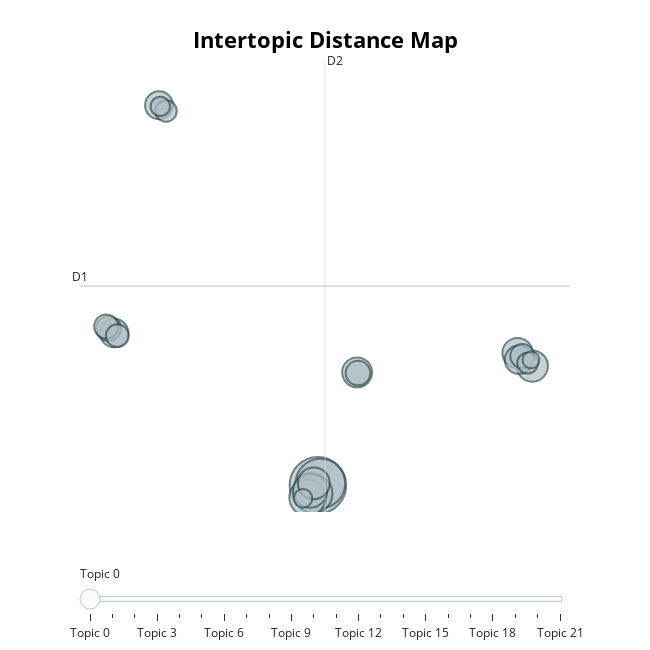

The notebook cell this image was saved under:
### Code cell
model.visualize_topics()

### Figure 1 — Plotly figure (JSON) as saved in the notebook; plotly's stock layout.template omitted (floating-point values rounded to 4 significant figures)
{"data": [{"customdata": [[0, "language | technology | learning | mobile | assisted", 111], [1, "vocabulary | comprehension | reading | listening | effects", 85], [2, "feedback | writing | corrective | efl | automated", 52], [3, "corpus | dictionaries | corpora | the | of", 46], [4, "collaborative | writing | l2 | wiki | mediated", 41], [5, "call | research | the | of | design", 35], [6, "online | informal | language | learning | analytics", 34], [7, "game | games | digital | gaming | play", 32], [8, "pronunciation | training | asr | feedback | speech", 31], [9, "multimodal | videoconferencing | video | interactions | social", 28], [10, "telecollaboration | intercultural | service | telecollaborative | in", 28], [11, "oral | anxiety | communication | life | computer", 27], [12, "chinese | mandarin | system | learning | characters", 21], [13, "intercultural | competence | exchange | facebook | exchanges", 21], [14, "storytelling | digital | story | writing | creative", 20], [15, "flipped | classroom | flipping | classrooms | apos", 20], [16, "virtual | exchange | professional | interaction | in", 18], [17, "3d | virtual | worlds | reality | experience", 16], [18, "blended | learning | inquiry | for | building", 15], [19, "chat | text | l2 | interaction | task", 13], [20, "driven | data | learning | retesting | tackling", 12], [21, "french | motivational | bande | motivation | part", 10]], "hovertemplate": "<b>Topic %{customdata[0]}</b><br>%{customdata[1]}<br>Size: %{customdata[2]}", "legendgroup": "", "marker": {"color": "#B0BEC5", "line": {"color": "DarkSlateGrey", "width": 2}, "size": [111, 85, 52, 46, 41, 35, 34, 32, 31, 28, 28, 27, 21, 21, 20, 20, 18, 16, 15, 13, 12, 10], "sizemode": "area", "sizeref": 0.06938, "symbol": "circle"}, "mode": "markers", "name": "", "orientation": "v", "showlegend": false, "type": "scatter", "x": [2.646, 2.826, 2.304, 1.908, 2.09, 2.358, 17.92, 16.88, 5.442, 16.98, -11.87, -8.678, 5.502, -12.27, -12.44, 17.22, -11.65, -8.179, 17.59, -8.583, 1.589, 17.83], "xaxis": "x", "y": [-6.732, -6.586, -7.472, -7.795, -7.191, -6.566, 3.554, 4.675, 3.013, 4.111, 6.405, 26.08, 2.953, 6.802, 6.973, 4.418, 6.182, 25.58, 3.816, 25.98, -7.866, 4.092], "yaxis": "y"}], "layout": {"annotations": [{"showarrow": false, "text": "D1", "x": -14.31, "y": 10.47, "yshift": 10}, {"showarrow": false, "text": "D2", "x": 3.153, "xshift": 10, "y": 29.99}], "height": 650, "hoverlabel": {"bgcolor": "white", "font": {"family": "Rockwell", "size": 16}}, "legend": {"itemsizing": "constant", "tracegroupgap": 0}, "margin": {"t": 60}, "shapes": [{"line": {"color": "#CFD8DC", "width": 2}, "type": "line", "x0": 3.153, "x1": 3.153, "y0": -9.046, "y1": 29.99}, {"line": {"color": "#9E9E9E", "width": 2}, "type": "line", "x0": -14.31, "x1": 20.61, "y0": 10.47, "y1": 10.47}], "sliders": [{"active": 0, "pad": {"t": 50}, "steps": [{"args": [{"marker.color": [["red", "#B0BEC5", "#B0BEC5", "#B0BEC5", "#B0BEC5", "#B0BEC5", "#B0BEC5", "#B0BEC5", "#B0BEC5", "#B0BEC5", "#B0BEC5", "#B0BEC5", "#B0BEC5", "#B0BEC5", "#B0BEC5", "#B0BEC5", "#B0BEC5", "#B0BEC5", "#B0BEC5", "#B0BEC5", "#B0BEC5", "#B0BEC5"]]}], "label": "Topic 0", "method": "update"}, {"args": [{"marker.color": [["#B0BEC5", "red", "#B0BEC5", "#B0BEC5", "#B0BEC5", "#B0BEC5", "#B0BEC5", "#B0BEC5", "#B0BEC5", "#B0BEC5", "#B0BEC5", "#B0BEC5", "#B0BEC5", "#B0BEC5", "#B0BEC5", "#B0BEC5", "#B0BEC5", "#B0BEC5", "#B0BEC5", "#B0BEC5", "#B0BEC5", "#B0BEC5"]]}], "label": "Topic 1", "method": "update"}, {"args": [{"marker.color": [["#B0BEC5", "#B0BEC5", "red", "#B0BEC5", "#B0BEC5", "#B0BEC5", "#B0BEC5", "#B0BEC5", "#B0BEC5", "#B0BEC5", "#B0BEC5", "#B0BEC5", "#B0BEC5", "#B0BEC5", "#B0BEC5", "#B0BEC5", "#B0BEC5", "#B0BEC5", "#B0BEC5", "#B0BEC5", "#B0BEC5", "#B0BEC5"]]}], "label": "Topic 2", "method": "update"}, {"args": [{"marker.color": [["#B0BEC5", "#B0BEC5", "#B0BEC5", "red", "#B0BEC5", "#B0BEC5", "#B0BEC5", "#B0BEC5", "#B0BEC5", "#B0BEC5", "#B0BEC5", "#B0BEC5", "#B0BEC5", "#B0BEC5", "#B0BEC5", "#B0BEC5", "#B0BEC5", "#B0BEC5", "#B0BEC5", "#B0BEC5", "#B0BEC5", "#B0BEC5"]]}], "label": "Topic 3", "method": "update"}, {"args": [{"marker.color": [["#B0BEC5", "#B0BEC5", "#B0BEC5", "#B0BEC5", "red", "#B0BEC5", "#B0BEC5", "#B0BEC5", "#B0BEC5", "#B0BEC5", "#B0BEC5", "#B0BEC5", "#B0BEC5", "#B0BEC5", "#B0BEC5", "#B0BEC5", "#B0BEC5", "#B0BEC5", "#B0BEC5", "#B0BEC5", "#B0BEC5", "#B0BEC5"]]}], "label": "Topic 4", "method": "update"}, {"args": [{"marker.color": [["#B0BEC5", "#B0BEC5", "#B0BEC5", "#B0BEC5", "#B0BEC5", "red", "#B0BEC5", "#B0BEC5", "#B0BEC5", "#B0BEC5", "#B0BEC5", "#B0BEC5", "#B0BEC5", "#B0BEC5", "#B0BEC5", "#B0BEC5", "#B0BEC5", "#B0BEC5", "#B0BEC5", "#B0BEC5", "#B0BEC5", "#B0BEC5"]]}], "label": "Topic 5", "method": "update"}, {"args": [{"marker.color": [["#B0BEC5", "#B0BEC5", "#B0BEC5", "#B0BEC5", "#B0BEC5", "#B0BEC5", "red", "#B0BEC5", "#B0BEC5", "#B0BEC5", "#B0BEC5", "#B0BEC5", "#B0BEC5", "#B0BEC5", "#B0BEC5", "#B0BEC5", "#B0BEC5", "#B0BEC5", "#B0BEC5", "#B0BEC5", "#B0BEC5", "#B0BEC5"]]}], "label": "Topic 6", "method": "update"}, {"args": [{"marker.color": [["#B0BEC5", "#B0BEC5", "#B0BEC5", "#B0BEC5", "#B0BEC5", "#B0BEC5", "#B0BEC5", "red", "#B0BEC5", "#B0BEC5", "#B0BEC5", "#B0BEC5", "#B0BEC5", "#B0BEC5", "#B0BEC5", "#B0BEC5", "#B0BEC5", "#B0BEC5", "#B0BEC5", "#B0BEC5", "#B0BEC5", "#B0BEC5"]]}], "label": "Topic 7", "method": "update"}, {"args": [{"marker.color": [["#B0BEC5", "#B0BEC5", "#B0BEC5", "#B0BEC5", "#B0BEC5", "#B0BEC5", "#B0BEC5", "#B0BEC5", "red", "#B0BEC5", "#B0BEC5", "#B0BEC5", "#B0BEC5", "#B0BEC5", "#B0BEC5", "#B0BEC5", "#B0BEC5", "#B0BEC5", "#B0BEC5", "#B0BEC5", "#B0BEC5", "#B0BEC5"]]}], "label": "Topic 8", "method": "update"}, {"args": [{"marker.color": [["#B0BEC5", "#B0BEC5", "#B0BEC5", "#B0BEC5", "#B0BEC5", "#B0BEC5", "#B0BEC5", "#B0BEC5", "#B0BEC5", "red", "#B0BEC5", "#B0BEC5", "#B0BEC5", "#B0BEC5", "#B0BEC5", "#B0BEC5", "#B0BEC5", "#B0BEC5", "#B0BEC5", "#B0BEC5", "#B0BEC5", "#B0BEC5"]]}], "label": "Topic 9", "method": "update"}, {"args": [{"marker.color": [["#B0BEC5", "#B0BEC5", "#B0BEC5", "#B0BEC5", "#B0BEC5", "#B0BEC5", "#B0BEC5", "#B0BEC5", "#B0BEC5", "#B0BEC5", "red", "#B0BEC5", "#B0BEC5", "#B0BEC5", "#B0BEC5", "#B0BEC5", "#B0BEC5", "#B0BEC5", "#B0BEC5", "#B0BEC5", "#B0BEC5", "#B0BEC5"]]}], "label": "Topic 10", "method": "update"}, {"args": [{"marker.color": [["#B0BEC5", "#B0BEC5", "#B0BEC5", "#B0BEC5", "#B0BEC5", "#B0BEC5", "#B0BEC5", "#B0BEC5", "#B0BEC5", "#B0BEC5", "#B0BEC5", "red", "#B0BEC5", "#B0BEC5", "#B0BEC5", "#B0BEC5", "#B0BEC5", "#B0BEC5", "#B0BEC5", "#B0BEC5", "#B0BEC5", "#B0BEC5"]]}], "label": "Topic 11", "method": "update"}, {"args": [{"marker.color": [["#B0BEC5", "#B0BEC5", "#B0BEC5", "#B0BEC5", "#B0BEC5", "#B0BEC5", "#B0BEC5", "#B0BEC5", "#B0BEC5", "#B0BEC5", "#B0BEC5", "#B0BEC5", "red", "#B0BEC5", "#B0BEC5", "#B0BEC5", "#B0BEC5", "#B0BEC5", "#B0BEC5", "#B0BEC5", "#B0BEC5", "#B0BEC5"]]}], "label": "Topic 12", "method": "update"}, {"args": [{"marker.color": [["#B0BEC5", "#B0BEC5", "#B0BEC5", "#B0BEC5", "#B0BEC5", "#B0BEC5", "#B0BEC5", "#B0BEC5", "#B0BEC5", "#B0BEC5", "#B0BEC5", "#B0BEC5", "#B0BEC5", "red", "#B0BEC5", "#B0BEC5", "#B0BEC5", "#B0BEC5", "#B0BEC5", "#B0BEC5", "#B0BEC5", "#B0BEC5"]]}], "label": "Topic 13", "method": "update"}, {"args": [{"marker.color": [["#B0BEC5", "#B0BEC5", "#B0BEC5", "#B0BEC5", "#B0BEC5", "#B0BEC5", "#B0BEC5", "#B0BEC5", "#B0BEC5", "#B0BEC5", "#B0BEC5", "#B0BEC5", "#B0BEC5", "#B0BEC5", "red", "#B0BEC5", "#B0BEC5", "#B0BEC5", "#B0BEC5", "#B0BEC5", "#B0BEC5", "#B0BEC5"]]}], "label": "Topic 14", "method": "update"}, {"args": [{"marker.color": [["#B0BEC5", "#B0BEC5", "#B0BEC5", "#B0BEC5", "#B0BEC5", "#B0BEC5", "#B0BEC5", "#B0BEC5", "#B0BEC5", "#B0BEC5", "#B0BEC5", "#B0BEC5", "#B0BEC5", "#B0BEC5", "#B0BEC5", "red", "#B0BEC5", "#B0BEC5", "#B0BEC5", "#B0BEC5", "#B0BEC5", "#B0BEC5"]]}], "label": "Topic 15", "method": "update"}, {"args": [{"marker.color": [["#B0BEC5", "#B0BEC5", "#B0BEC5", "#B0BEC5", "#B0BEC5", "#B0BEC5", "#B0BEC5", "#B0BEC5", "#B0BEC5", "#B0BEC5", "#B0BEC5", "#B0BEC5", "#B0BEC5", "#B0BEC5", "#B0BEC5", "#B0BEC5", "red", "#B0BEC5", "#B0BEC5", "#B0BEC5", "#B0BEC5", "#B0BEC5"]]}], "label": "Topic 16", "method": "update"}, {"args": [{"marker.color": [["#B0BEC5", "#B0BEC5", "#B0BEC5", "#B0BEC5", "#B0BEC5", "#B0BEC5", "#B0BEC5", "#B0BEC5", "#B0BEC5", "#B0BEC5", "#B0BEC5", "#B0BEC5", "#B0BEC5", "#B0BEC5", "#B0BEC5", "#B0BEC5", "#B0BEC5", "red", "#B0BEC5", "#B0BEC5", "#B0BEC5", "#B0BEC5"]]}], "label": "Topic 17", "method": "update"}, {"args": [{"marker.color": [["#B0BEC5", "#B0BEC5", "#B0BEC5", "#B0BEC5", "#B0BEC5", "#B0BEC5", "#B0BEC5", "#B0BEC5", "#B0BEC5", "#B0BEC5", "#B0BEC5", "#B0BEC5", "#B0BEC5", "#B0BEC5", "#B0BEC5", "#B0BEC5", "#B0BEC5", "#B0BEC5", "red", "#B0BEC5", "#B0BEC5", "#B0BEC5"]]}], "label": "Topic 18", "method": "update"}, {"args": [{"marker.color": [["#B0BEC5", "#B0BEC5", "#B0BEC5", "#B0BEC5", "#B0BEC5", "#B0BEC5", "#B0BEC5", "#B0BEC5", "#B0BEC5", "#B0BEC5", "#B0BEC5", "#B0BEC5", "#B0BEC5", "#B0BEC5", "#B0BEC5", "#B0BEC5", "#B0BEC5", "#B0BEC5", "#B0BEC5", "red", "#B0BEC5", "#B0BEC5"]]}], "label": "Topic 19", "method": "update"}, {"args": [{"marker.color": [["#B0BEC5", "#B0BEC5", "#B0BEC5", "#B0BEC5", "#B0BEC5", "#B0BEC5", "#B0BEC5", "#B0BEC5", "#B0BEC5", "#B0BEC5", "#B0BEC5", "#B0BEC5", "#B0BEC5", "#B0BEC5", "#B0BEC5", "#B0BEC5", "#B0BEC5", "#B0BEC5", "#B0BEC5", "#B0BEC5", "red", "#B0BEC5"]]}], "label": "Topic 20", "method": "update"}, {"args": [{"marker.color": [["#B0BEC5", "#B0BEC5", "#B0BEC5", "#B0BEC5", "#B0BEC5", "#B0BEC5", "#B0BEC5", "#B0BEC5", "#B0BEC5", "#B0BEC5", "#B0BEC5", "#B0BEC5", "#B0BEC5", "#B0BEC5", "#B0BEC5", "#B0BEC5", "#B0BEC5", "#B0BEC5", "#B0BEC5", "#B0BEC5", "#B0BEC5", "red"]]}], "label": "Topic 21", "method": "update"}]}], "title": {"font": {"color": "Black", "size": 22}, "text": "<b>Intertopic Distance Map</b>", "x": 0.5, "xanchor": "center", "y": 0.95, "yanchor": "top"}, "width": 650, "xaxis": {"anchor": "y", "domain": [0, 1], "range": [-14.31, 20.61], "title": {"text": ""}, "visible": false}, "yaxis": {"anchor": "x", "domain": [0, 1], "range": [-9.046, 29.99], "title": {"text": ""}, "visible": false}}}
